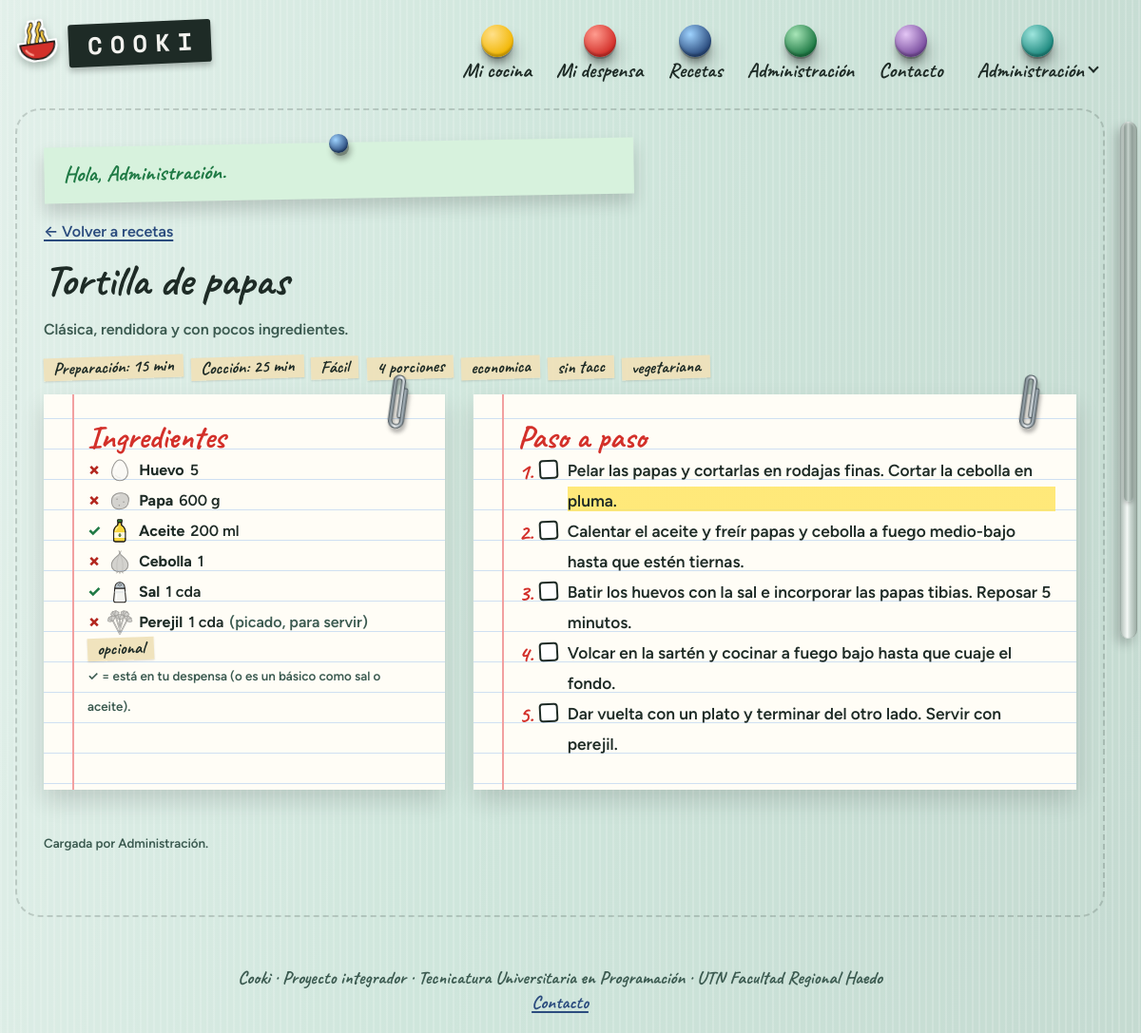
Screenshot of /app/receta.php?id=1 (signed in) with the database file from the repository.
### tables this page shows
CREATE TABLE receta (
    id               INT UNSIGNED AUTO_INCREMENT PRIMARY KEY,
    slug             VARCHAR(120) NOT NULL UNIQUE,
    titulo           VARCHAR(150) NOT NULL,
    descripcion      TEXT         NULL,
    porciones_base   TINYINT      NOT NULL DEFAULT 4,
    minutos_prep     SMALLINT     NOT NULL,
    minutos_coccion  SMALLINT     NOT NULL DEFAULT 0,
    dificultad       TINYINT      NOT NULL,
    imagen           VARCHAR(255) NULL,
    fuente           VARCHAR(255) NULL,           
    autor_id         INT UNSIGNED NULL,           
    creado_en        DATETIME     NOT NULL DEFAULT CURRENT_TIMESTAMP,
    CONSTRAINT ck_receta_dificultad CHECK (dificultad BETWEEN 1 AND 3),
    CONSTRAINT fk_receta_autor FOREIGN KEY (autor_id) REFERENCES usuario(id) ON DELETE SET NULL
);

CREATE TABLE etiqueta (
    id      SMALLINT UNSIGNED AUTO_INCREMENT PRIMARY KEY,
    nombre  VARCHAR(40) NOT NULL UNIQUE                
);

CREATE TABLE paso (
    id             INT UNSIGNED AUTO_INCREMENT PRIMARY KEY,
    receta_id      INT UNSIGNED NOT NULL,
    numero         TINYINT      NOT NULL,
    instruccion    TEXT         NOT NULL,           
    segundos_timer SMALLINT UNSIGNED NULL,
    UNIQUE KEY uq_paso (receta_id, numero),
    CONSTRAINT fk_paso_receta FOREIGN KEY (receta_id) REFERENCES receta(id) ON DELETE CASCADE
);

CREATE TABLE usuario (
    id               INT UNSIGNED AUTO_INCREMENT PRIMARY KEY,
    email            VARCHAR(190) NOT NULL UNIQUE,
    nombre           VARCHAR(80)  NOT NULL,
    hash_contrasena  VARCHAR(255) NOT NULL,           
    rol              ENUM('general','admin') NOT NULL DEFAULT 'general',
    color            VARCHAR(10)  NOT NULL DEFAULT 'verde',   
    disposicion      VARCHAR(12)  NOT NULL DEFAULT 'normal',  
    volumen          TINYINT UNSIGNED NOT NULL DEFAULT 50,    
    creado_en        DATETIME     NOT NULL DEFAULT CURRENT_TIMESTAMP
);

### src/ayudas.php (called while the page is built, shortened)
<?php
function e(string|int|float|null $valor): string
{
    return htmlspecialchars((string) $valor, ENT_QUOTES, 'UTF-8');
}
function url(string $ruta = ''): string
{
    static $base = null;
    if ($base === null) {
        $publico = str_replace('\\', '/', (string) realpath(dirname(__DIR__) . '/public'));
        $script = str_replace('\\', '/', (string) realpath($_SERVER['SCRIPT_FILENAME'] ?? ''));
        $relativo = str_starts_with($script, $publico . '/') ? substr($script, strlen($publico) + 1) : '';
        $nombre = (string) ($_SERVER['SCRIPT_NAME'] ?? '/');
        $base = ($relativo !== '' && str_ends_with($nombre, $relativo))
            ? substr($nombre, 0, -strlen($relativo))
            : '/';
    }
    return $base . ltrim($ruta, '/');
}
function iconoIngrediente(string $nombre, bool $propio = false): string
{
    $texto = iconv('UTF-8', 'ASCII//TRANSLIT', mb_strtolower($nombre)) ?: $nombre;
    $palabras = preg_split('/[^a-z]+/', strtolower($texto), -1, PREG_SPLIT_NO_EMPTY) ?: [];
    foreach ([implode('-', $palabras), $palabras[0] ?? ''] as $candidato) {
        $archivo = 'img/ingredientes/' . $candidato . '.svg';
        if ($candidato !== '' && is_file(dirname(__DIR__) . '/public/' . $archivo)) {
            return url($archivo);
        }
    }
    return url('img/ingredientes/frasco.svg');
}

### src/bootstrap.php (called while the page is built, shortened)
<?php
spl_autoload_register(function (string $clase): void {
    $prefijo = 'Cooki\\';
    $relativa = str_replace('\\', '/', substr($clase, strlen($prefijo)));
    $archivo = __DIR__ . '/' . $relativa . '.php';
});
require_once __DIR__ . '/ayudas.php';

### src/Config.php (called while the page is built, shortened)
<?php
final class Config
{
    private static array $valores = [];
    public static function get(string $clave, string $porDefecto = ''): string
    {
        $env = getenv($clave);
        if ($env !== false && $env !== '') {
            return $env;
        }
        return self::$valores[$clave] ?? $porDefecto;
    }
}

### src/Db.php (called while the page is built, shortened)
<?php
final class Db
{
    private static ?PDO $pdo = null;
    public static function conexion(): PDO
    {
        if (self::$pdo === null) {
            $dsn = sprintf(
                'mysql:host=%s;port=%s;dbname=%s;charset=utf8mb4',
                Config::get('DB_HOST', '127.0.0.1'),
                Config::get('DB_PORT', '3306'),
                Config::get('DB_NAME', 'cooki')
            );
            self::$pdo = new PDO($dsn, Config::get('DB_USER', 'root'), Config::get('DB_PASS'), [
                PDO::ATTR_ERRMODE => PDO::ERRMODE_EXCEPTION,
                PDO::ATTR_DEFAULT_FETCH_MODE => PDO::FETCH_ASSOC,
                PDO::ATTR_EMULATE_PREPARES => false,
            ]);
        }
        return self::$pdo;
    }
}

### src/Sesion.php (called while the page is built, shortened)
<?php
final class Sesion
{
    public static function usuario(): ?array
    {
        return $_SESSION['usuario'] ?? null;
    }
    public static function idUsuario(): int
    {
        return (int) (self::usuario()['id'] ?? 0);
    }
}

### src/Repositorios/RecetaRepositorio.php (called while the page is built, shortened)
<?php
final class RecetaRepositorio
{
    public function obtener(int $id, int $usuarioId = 0): ?array
    {
        $consulta = $this->db->prepare(
            'SELECT r.*, u.nombre AS autor FROM receta r LEFT JOIN usuario u ON u.id = r.autor_id WHERE r.id = :id'
        );
        $consulta->execute(['id' => $id]);
        $receta = $consulta->fetch();
        $consulta = $this->db->prepare(
            'SELECT ri.ingrediente_id, i.nombre, ri.cantidad, ri.unidad, ri.es_opcional, ri.nota, i.es_basico,
                    EXISTS (SELECT 1 FROM despensa_item d
                            WHERE d.usuario_id = :usuario AND d.ingrediente_id = ri.ingrediente_id AND d.nivel > 0
                              AND (d.fecha_vencimiento IS NULL OR d.fecha_vencimiento >= CURDATE())) AS en_despensa
             FROM receta_ingrediente ri
             JOIN ingrediente i ON i.id = ri.ingrediente_id
             WHERE ri.receta_id = :receta
             ORDER BY ri.es_opcional, ri.peso DESC, i.nombre'
        );
        $consulta->execute(['usuario' => $usuarioId, 'receta' => $id]);
        $receta['ingredientes'] = $consulta->fetchAll();
        $consulta = $this->db->prepare('SELECT numero, instruccion FROM paso WHERE receta_id = :id ORDER BY numero');
        $consulta->execute(['id' => $id]);
        $receta['pasos'] = $consulta->fetchAll();
        $consulta = $this->db->prepare(
            'SELECT e.id, e.nombre FROM receta_etiqueta re JOIN etiqueta e ON e.id = re.etiqueta_id
             WHERE re.receta_id = :id ORDER BY e.nombre'
        );
        $consulta->execute(['id' => $id]);
        $receta['etiquetas'] = $consulta->fetchAll();
        return $receta;
    }
}

### public/app/receta.php (the view, shortened to what this page needs)
<?php
require dirname(__DIR__, 2) . '/src/bootstrap.php';
$receta = (new RecetaRepositorio(Db::conexion()))->obtener((int) ($_GET['id'] ?? 0), Sesion::idUsuario());
$cantidad = function (?string $valor, ?string $unidad): string {
    if ($valor === null) {
        return '';
    }
    $numero = rtrim(rtrim(number_format((float) $valor, 2, ',', '.'), '0'), ',');
    return trim($numero . ' ' . ($unidad === 'u' ? '' : (string) $unidad));
};
?>
<p><a href="<?= e(url('app/recetas.php')) ?>">← Volver a recetas</a></p>
<article>
  <h1><?= e($receta['titulo']) ?></h1>
  <p class="texto-suave"><?= e($receta['descripcion']) ?></p>
  <p class="acciones">
    <span class="etiqueta">Preparación: <?= e($receta['minutos_prep']) ?> min</span>
    <span class="etiqueta">Cocción: <?= e($receta['minutos_coccion']) ?> min</span>
    <span class="etiqueta"><?= e(RecetaRepositorio::DIFICULTADES[(int) $receta['dificultad']]) ?></span>
    <span class="etiqueta"><?= e($receta['porciones_base']) ?> porciones</span>
    <?php foreach ($receta['etiquetas'] as $etiqueta) : ?>
      <span class="etiqueta"><?= e(str_replace('_', ' ', $etiqueta['nombre'])) ?></span>
    <?php endforeach; ?>
  </p>
  <div class="detalle-receta">
    <section class="tarjeta">
      <h2>Ingredientes</h2>
      <ul class="lista-ingredientes">
        <?php foreach ($receta['ingredientes'] as $ing) : ?>
          <?php $tiene = $ing['en_despensa'] || $ing['es_basico']; ?>
          <li class="<?= $tiene ? 'tengo' : 'falta' ?>">
            <span aria-hidden="true"><?= $tiene ? '✓' : '✗' ?></span>
            <img class="icono-chico" src="<?= e(iconoIngrediente($ing['nombre'])) ?>" alt="" width="28" height="28">
            <strong><?= e($ing['nombre']) ?></strong>
            <?= e($cantidad($ing['cantidad'], $ing['unidad'])) ?>
            <?php if ($ing['nota']) : ?><span class="texto-suave">(<?= e($ing['nota']) ?>)</span><?php endif; ?>
            <?php if ($ing['es_opcional']) : ?><span class="etiqueta">opcional</span><?php endif; ?>
          </li>
        <?php endforeach; ?>
      </ul>
      <p class="texto-suave"><small>✓ = está en tu despensa (o es un básico como sal o aceite).</small></p>
    </section>
    <section class="tarjeta">
      <h2>Paso a paso</h2>
      <ol class="lista-pasos" data-receta="<?= e($receta['id']) ?>">
        <?php foreach ($receta['pasos'] as $paso) : ?>
          <li class="paso">
            <label>
              <input class="paso__check" type="checkbox">
              <span class="paso__texto"><?= e($paso['instruccion']) ?></span>
            </label>
          </li>
        <?php endforeach; ?>
      </ol>
    </section>
  </div>
  <?php if ($receta['autor']) : ?>
    <p class="texto-suave"><small>Cargada por <?= e($receta['autor']) ?>.</small></p>
  <?php endif; ?>
</article>

### rows the page displays
receta: titulo "Tortilla de papas", descripcion "Clásica, rendidora y con pocos ingredientes.", minutos_prep "15", minutos_coccion "25", dificultad "Fácil", porciones_base "4", autor.nombre "Administración"
etiqueta: nombre "economica"
etiqueta: nombre "sin tacc"
etiqueta: nombre "vegetariana"
paso: instruccion "Pelar las papas y cortarlas en rodajas finas. Cortar la cebolla en pluma."
paso: instruccion "Calentar el aceite y freír papas y cebolla a fuego medio-bajo hasta que estén tiernas."
paso: instruccion "Batir los huevos con la sal e incorporar las papas tibias. Reposar 5 minutos."
paso: instruccion "Volcar en la sartén y cocinar a fuego bajo hasta que cuaje el fondo."
paso: instruccion "Dar vuelta con un plato y terminar del otro lado. Servir con perejil."

### other values shown
$letra "C"
$letra "O"
$letra "K"
$letra "I"
$texto "Mi cocina"
$texto "Mi despensa"
$texto "Recetas"
$texto "Administración"
$texto "Contacto"
explode(' ', $usuario['nombre'])[0] "Administración"
$aviso['mensaje'] "Hola, Administración."
$ing['nombre'] "Huevo"
$cantidad($ing['cantidad'], $ing['unidad']) "5"
$ing['nombre'] "Papa"
$cantidad($ing['cantidad'], $ing['unidad']) "600 g"
